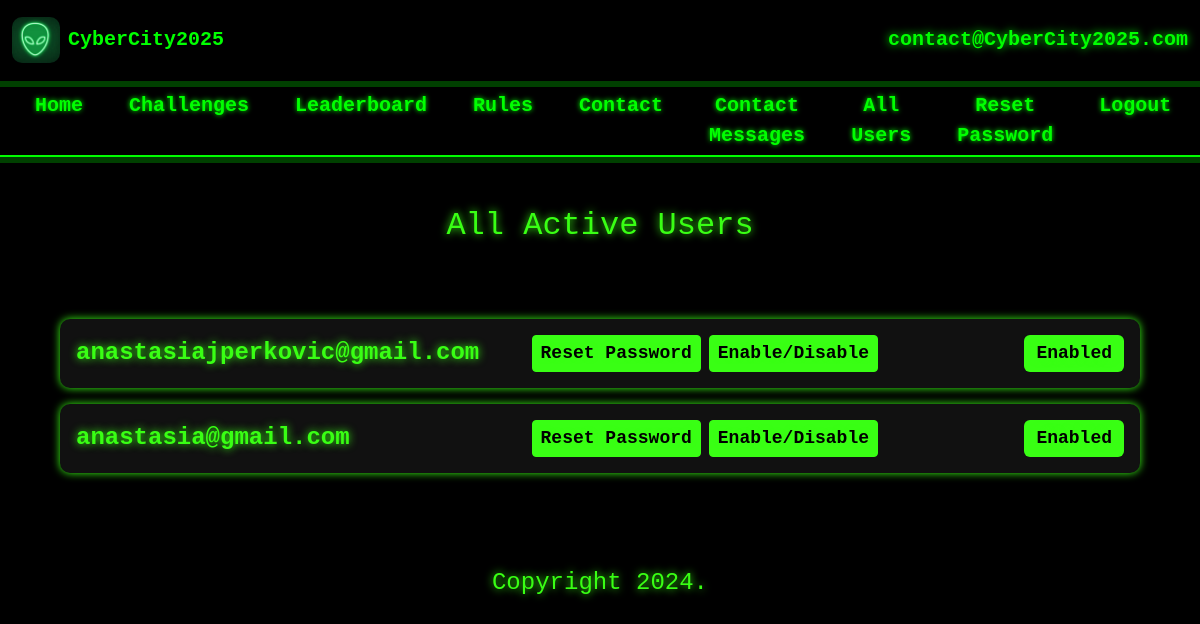
The app's page /admin/list_all_users (signed in), older data.
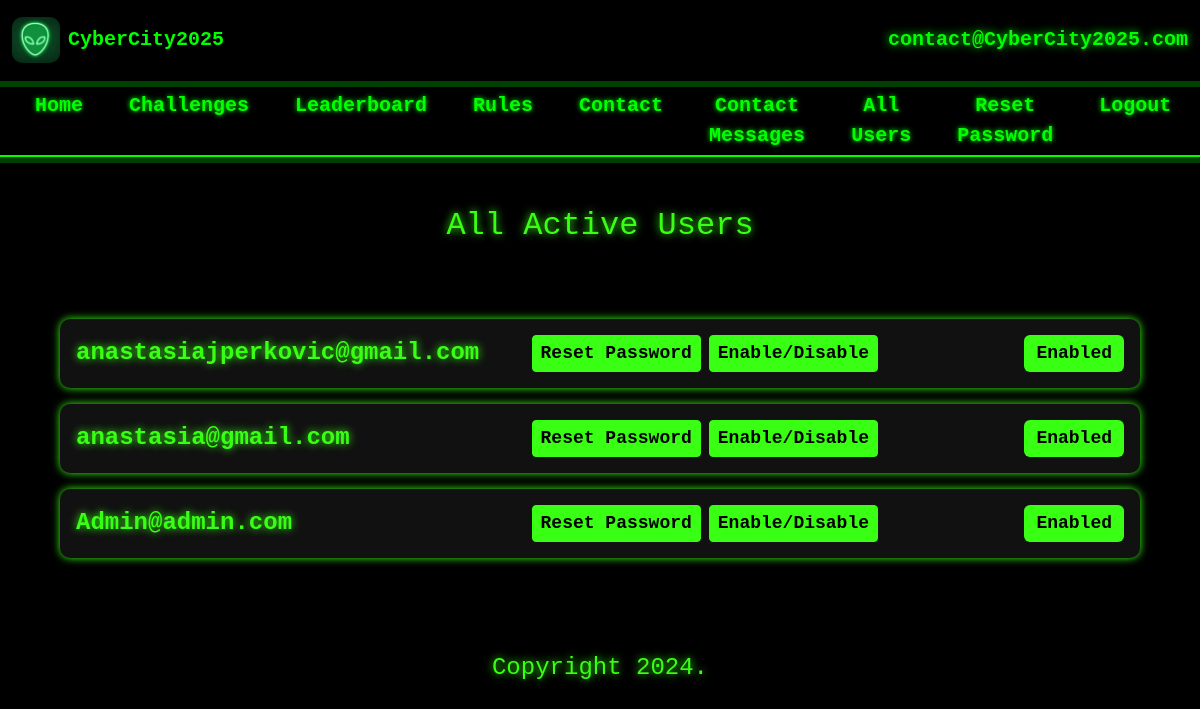
The same page, newer data.
### models.py (models this page shows, shortened)
class User(UserMixin, db.Model):
    id = db.Column(db.Integer, primary_key=True)
    email_address = db.Column(db.String(255), unique=True)
    name = db.Column(db.String(255))
    password_hash = db.Column(db.String(255))
    user_level = db.Column(db.Integer)
    score = db.Column(db.Integer, default=0)
    active = db.Column(db.Boolean)
    def is_admin(self):
        if self.user_level == 2:
            return True
        else:
            return False

### app.py (the view)
@app.route('/admin/list_all_users')
@login_required
def list_all_users():
    if current_user.is_admin():
        all_users = User.query.all()
        return render_template("listAllUsers.html", title="All Active Users", user=current_user, users=all_users)
    else:
        flash("You must be an administrator to access this functionality.")
        return redirect(url_for("homepage"))

### models.py (called while the page is built)
@login.user_loader
def load_user(id):
    return User.query.get(int(id))

### templates/listAllUsers.html (shortened to what this page needs)
{% extends 'base.html' %}
{% block rowOneContent %}
<h2 class="text-center my-4" style="color:#39FF14; text-shadow: 0 0 8px #39FF14;">All Active Users</h2>
{% endblock %}
{% block rowTwoColOneContent %}
<div class="container-fluid" style="background-color: #000; padding: 20px; border-radius: 8px;">
  {% for user in users %}
  <div class="user-card d-flex align-items-center justify-content-between mb-3 p-3"
       style="background-color: #111; border-radius: 10px; box-shadow: 0 0 8px #39FF14;">
    <div class="user-email" style="flex: 2;">
      <h4 style="color:#39FF14; font-weight: 700; margin: 0; text-shadow: 0 0 8px #39FF14;">
        {{ user.email_address }}
      </h4>
    </div>
    <div class="user-actions d-flex gap-2" style="flex: 2; justify-content: center;">
      <a href="{{ url_for('reset_user_password', userid=user.id) }}" class="btn btn-neon-green btn-sm">
        Reset Password
      </a>
      <a href="{{ url_for('user_enable', userid=user.id) }}" class="btn btn-neon-green btn-sm">
        Enable/Disable
      </a>
    </div>
    <div class="user-status" style="flex: 1; text-align: right;">
      {% if user.active %}
      <span class="status-neon-green">Enabled</span>
      {% else %}
      <span class="status-neon-green" style="background-color: #222; color: #39FF14; text-shadow: none;">Disabled</span>
      {% endif %}
    </div>
  </div>
  {% endfor %}
</div>
{% endblock %}
{% block rowThreeContent %}
<div class="footerText" style="color:#39FF14; text-align:center; padding:10px 0; text-shadow: 0 0 8px #39FF14;">
  <h4>Copyright 2024.</h4>
</div>
{% endblock %}

Row changes from the older to the newer data that the page shows:
added User: email_address "Admin@admin.com", active "Enabled"
